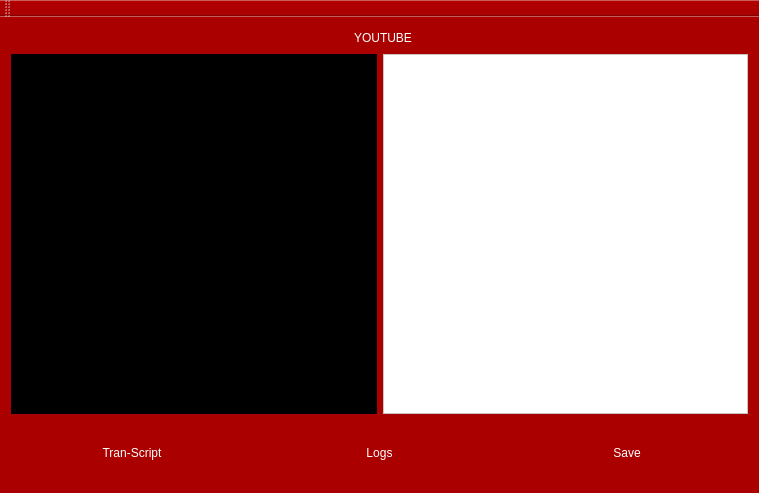
<?xml version="1.0" encoding="UTF-8"?>
<ui version="4.0">
 <class>MainWindow</class>
 <widget class="QMainWindow" name="MainWindow">
  <property name="geometry">
   <rect>
    <x>0</x>
    <y>0</y>
    <width>759</width>
    <height>493</height>
   </rect>
  </property>
  <property name="windowTitle">
   <string>Youtube-Transcript</string>
  </property>
  <property name="styleSheet">
   <string notr="true">background-color: rgb(170, 0, 0);</string>
  </property>
  <widget class="QWidget" name="centralWidget">
   <layout class="QGridLayout" name="gridLayout_2">
    <item row="0" column="0">
     <layout class="QVBoxLayout" name="verticalLayout_5">
      <item>
       <layout class="QHBoxLayout" name="horizontalLayout_4">
        <item>
         <layout class="QHBoxLayout" name="horizontalLayout_3">
          <item>
           <spacer name="horizontalSpacer">
            <property name="orientation">
             <enum>Qt::Horizontal</enum>
            </property>
            <property name="sizeHint" stdset="0">
             <size>
              <width>40</width>
              <height>20</height>
             </size>
            </property>
           </spacer>
          </item>
          <item>
           <widget class="QLabel" name="label">
            <property name="text">
             <string/>
            </property>
            <property name="pixmap">
             <pixmap resource="image.qrc">:/Image/icons8-youtube-94.png</pixmap>
            </property>
            <property name="scaledContents">
             <bool>true</bool>
            </property>
           </widget>
          </item>
         </layout>
        </item>
        <item>
         <widget class="QLabel" name="label_2">
          <property name="styleSheet">
           <string notr="true">font: 87 22pt &quot;Arial Black&quot;;
color: rgb(255, 255, 255);</string>
          </property>
          <property name="text">
           <string>YOUTUBE</string>
          </property>
          <property name="alignment">
           <set>Qt::AlignCenter</set>
          </property>
         </widget>
        </item>
        <item>
         <spacer name="horizontalSpacer_2">
          <property name="orientation">
           <enum>Qt::Horizontal</enum>
          </property>
          <property name="sizeHint" stdset="0">
           <size>
            <width>40</width>
            <height>20</height>
           </size>
          </property>
         </spacer>
        </item>
       </layout>
      </item>
      <item>
       <layout class="QVBoxLayout" name="verticalLayout_4">
        <item>
         <layout class="QHBoxLayout" name="horizontalLayout_2">
          <item>
           <widget class="QTextBrowser" name="textBrowser">
            <property name="styleSheet">
             <string notr="true">background-color: rgb(0, 0, 0);
color: rgb(255, 255, 255);
font: 75 12pt &quot;Times New Roman&quot;;</string>
            </property>
           </widget>
          </item>
          <item>
           <widget class="QTextEdit" name="textEdit">
            <property name="styleSheet">
             <string notr="true">background-color: rgb(255, 255, 255);
color: rgb(0, 0, 0);</string>
            </property>
           </widget>
          </item>
         </layout>
        </item>
        <item>
         <layout class="QVBoxLayout" name="verticalLayout_2">
          <item>
           <layout class="QHBoxLayout" name="horizontalLayout_5">
            <item>
             <widget class="QPushButton" name="Play">
              <property name="styleSheet">
               <string notr="true">
 QPushButton{

background: transparent;
 border: none;
 

}

QPushButton:pressed
 { background: green;
 color: black; font:
 bold 10px;
 }</string>
              </property>
              <property name="text">
               <string/>
              </property>
              <property name="icon">
               <iconset resource="image.qrc">
                <normaloff>:/Image/play-buttton.png</normaloff>:/Image/play-buttton.png</iconset>
              </property>
              <property name="iconSize">
               <size>
                <width>30</width>
                <height>20</height>
               </size>
              </property>
             </widget>
            </item>
            <item>
             <widget class="QPushButton" name="Pause">
              <property name="styleSheet">
               <string notr="true">
 QPushButton{

background: transparent;
 border: none;
 

}

QPushButton:pressed
 { background: green;
 color: black; font:
 bold 10px;
 }</string>
              </property>
              <property name="text">
               <string/>
              </property>
              <property name="icon">
               <iconset resource="image.qrc">
                <normaloff>:/Image/pause.png</normaloff>:/Image/pause.png</iconset>
              </property>
              <property name="iconSize">
               <size>
                <width>30</width>
                <height>20</height>
               </size>
              </property>
             </widget>
            </item>
            <item>
             <spacer name="horizontalSpacer_3">
              <property name="orientation">
               <enum>Qt::Horizontal</enum>
              </property>
              <property name="sizeHint" stdset="0">
               <size>
                <width>40</width>
                <height>20</height>
               </size>
              </property>
             </spacer>
            </item>
           </layout>
          </item>
          <item>
           <layout class="QHBoxLayout" name="horizontalLayout">
            <item>
             <widget class="QPushButton" name="downloadButton">
              <property name="styleSheet">
               <string notr="true"> QPushButton{

background: transparent;
 border: none;
 color: white;
	font: 75 11pt &quot;MS Shell Dlg 2&quot;;
}

QPushButton:pressed
 { background: green;
 color: black; font:
 bold 10px;
 }</string>
              </property>
              <property name="text">
               <string>Tran-Script</string>
              </property>
             </widget>
            </item>
            <item>
             <widget class="QPushButton" name="pushButton">
              <property name="styleSheet">
               <string notr="true"> QPushButton{

background: transparent;
 border: none;
 color: white;
	font: 75 11pt &quot;MS Shell Dlg 2&quot;;
}

QPushButton:pressed
 { background: green;
 color: black; font:
 bold 10px;
 }</string>
              </property>
              <property name="text">
               <string>Logs</string>
              </property>
             </widget>
            </item>
            <item>
             <widget class="QPushButton" name="pushButton_2">
              <property name="styleSheet">
               <string notr="true"> QPushButton{

background: transparent;
 border: none;
 color: white;
	font: 75 11pt &quot;MS Shell Dlg 2&quot;;
}

QPushButton:pressed
 { background: green;
 color: black; font:
 bold 10px;
 }</string>
              </property>
              <property name="text">
               <string>Save</string>
              </property>
             </widget>
            </item>
           </layout>
          </item>
         </layout>
        </item>
       </layout>
      </item>
     </layout>
    </item>
   </layout>
  </widget>
  <widget class="QMenuBar" name="menuBar">
   <property name="geometry">
    <rect>
     <x>0</x>
     <y>0</y>
     <width>759</width>
     <height>26</height>
    </rect>
   </property>
  </widget>
  <widget class="QToolBar" name="mainToolBar">
   <attribute name="toolBarArea">
    <enum>TopToolBarArea</enum>
   </attribute>
   <attribute name="toolBarBreak">
    <bool>false</bool>
   </attribute>
  </widget>
  <widget class="QStatusBar" name="statusBar"/>
 </widget>
 <layoutdefault spacing="6" margin="11"/>
 <resources>
  <include location="image.qrc"/>
 </resources>
 <connections/>
</ui>
